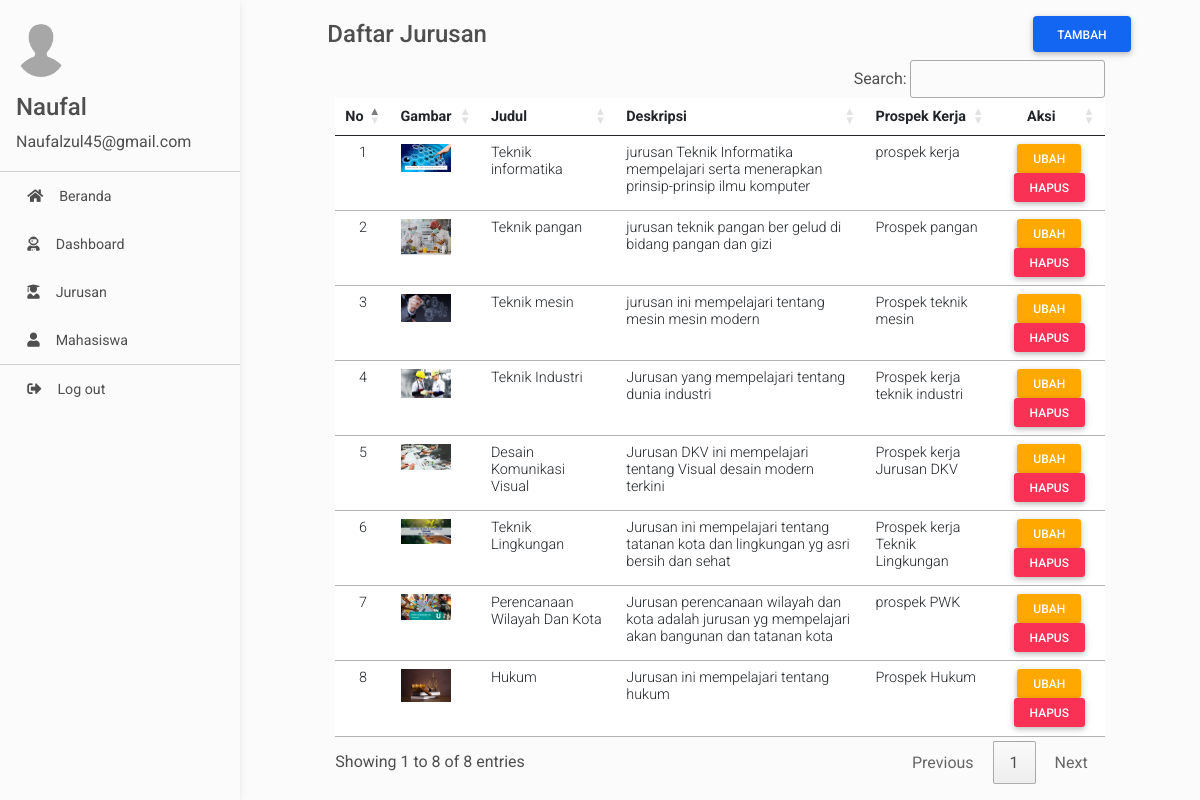
Page /admin/jurusan.php (signed in) on the committed database.
### tables this page shows
CREATE TABLE `jurusan` (
  `id` int(11) NOT NULL,
  `nama` varchar(30) NOT NULL,
  `deskripsi` varchar(500) NOT NULL,
  `prospek_kerja` varchar(500) NOT NULL,
  `gambar` varchar(500) NOT NULL
);

### admin/jurusan.php (the view, shortened to what this page needs)
<?php
  require('../config/database.php');
  $sql = "SELECT * FROM `jurusan`";
  $jurusan = mysqli_query($DB_CONNECTION, $sql);
?>
<html lang="en"><head>
    <link rel="stylesheet" href="https://use.fontawesome.com/releases/v5.11.2/css/all.css">
    <link rel="stylesheet" href="../css/admin/index.css">
    <link rel="stylesheet" href="../css/admin/index2.css">
    <link rel="stylesheet" href="//cdn.datatables.net/1.13.4/css/jquery.dataTables.min.css">
    <link rel="stylesheet" href="https://cdn.datatables.net/buttons/2.3.6/css/buttons.dataTables.min.css">
</head>
  <body>
    <div id="full-screen-example" class="sidenav bg-light sidenav-dark" data-color="dark" data-mode="side" data-hidden="false" data-scroll-container="#scrollContainer" style="width: 240px; height: 100vh; position: fixed; transition: all 0.3s linear 0s; transform: translateX(0%);">
      <div class="mt-4">
        <div id="header-content" class="pl-3">
          <img  src="../img/default.png" alt="avatar" class="rounded-circle img-fluid mb-3" style="max-width: 50px;">
          <h4>
            <span style="white-space: nowrap;"><?= $_SESSION['nama_depan']; ?></span>
          </h4>
          <p><?= $_SESSION['email']; ?></p>
        </div>
        <hr class="mb-0">
      </div>
      <div id="scrollContainer" class="ps ps--active-y" style="max-height: calc(100% - 245px); position: relative;">
        <ul class="sidenav-menu">
        <li class="sidenav-item">
            <a class="sidenav-link ripple-surface" href="../index.php" tabindex="1"> <i class="fas fa-home pr-3"></i>Beranda</a>
          </li>
          <li class="sidenav-item">
            <a class="sidenav-link ripple-surface" href="index.php" tabindex="1"> <i class="fas fa-user-astronaut pr-3"></i>Dashboard</a>
          </li>
          <li class="sidenav-item">
            <a class="sidenav-link ripple-surface" href="jurusan.php" tabindex="1"> <i class="fas fa-user-graduate pr-3"></i>Jurusan</a>
          </li>
          <li class="sidenav-item">
            <a class="sidenav-link ripple-surface" href="mahasiswa.php" tabindex="1"> <i class="fas fa-user pr-3"></i>Mahasiswa</a>
          </li>
        </ul>
        <hr class="m-0">
        <ul class="sidenav-menu">
          <li class="sidenav-item">
            <a class="sidenav-link ripple-surface" tabindex="1" href="../index.php"> <i class="fas fa-sign-out-alt pr-3"></i>Log out</a>
          </li>
        </ul>
      </div>
    </div>
    <div class="mdb-page-content page-intro bg-light">
      <div class="container-fluid py-3">
        <div class="row">
          <div class="col-8 offset-2 m-auto">
            <h4>Daftar Jurusan</h4>
          </div>
          <div class="col-2 float-right mb-2 mr-3">
            <a href="tambah-jurusan.php" class="btn btn-primary">Tambah</a>
          </div>
          <div class="col-10 m-auto">
            <table class="table" id="myTable">
              <thead>
                <tr>
                  <th scope="col">No</th>
                  <th scope="col">Gambar</th>
                  <th scope="col">Judul</th>
                  <th scope="col">Deskripsi</th>
                  <th scope="col">Prospek Kerja</th>
                  <th scope="col" class="text-center">Aksi</th>
                </tr>
              </thead>
              <tbody>
                <?php
                    $i = 1;
                    while($data = mysqli_fetch_array($jurusan)) {
                ?>
                    <tr>
                        <td class="text-center"><?php echo $i++; ?></td>
                        <td><img src="../img/jurusan/<?php echo $data['gambar']; ?>" class="img-fluid" width="50" height="50"></td>
                        <td><?php echo $data['nama']; ?></td>
                        <td><?php echo $data['deskripsi']; ?></td>
                        <td><?php echo $data['prospek_kerja']; ?></td>
                        <td class="text-center">
                            <a href="edit-jurusan.php?id=<?php echo $data['id']; ?>" class="btn btn-warning btn-sm">Ubah</a>
                            <a href="hapus-jurusan.php?id=<?php echo $data['id']; ?>" class="btn btn-danger btn-sm confirm">Hapus</a>
                        </td>
                    </tr>
                <?php
                    }
                ?>
              </tbody>
            </table>
          </div>
        </div>
      </div>
    </div>
</body></html>

### admin/jurusan.php (style rules this page uses)
.page-intro { background-color: white; width: 100vw; min-height: 100vh; }
img { max-width: 80%; }
.mdb-page-content { padding-left: 240px; transition: padding 0.3s linear; }

### rows in the picture
jurusan: gambar (picture), nama "Teknik informatika", deskripsi "jurusan Teknik Informatika mempelajari serta menerapkan prinsip-prinsip ilmu komputer", prospek_kerja "prospek kerja"
jurusan: gambar (picture), nama "Teknik pangan", deskripsi "jurusan teknik pangan ber gelud di bidang pangan dan gizi", prospek_kerja "Prospek pangan"
jurusan: gambar (picture), nama "Teknik mesin", deskripsi "jurusan ini mempelajari tentang mesin mesin modern", prospek_kerja "Prospek teknik mesin"
jurusan: gambar (picture), nama "Teknik Industri", deskripsi "Jurusan yang mempelajari tentang dunia industri", prospek_kerja "Prospek kerja teknik industri"
jurusan: gambar (picture), nama "Desain Komunikasi Visual", deskripsi "Jurusan DKV ini mempelajari tentang Visual desain modern terkini", prospek_kerja "Prospek kerja Jurusan DKV"
jurusan: gambar (picture), nama "Teknik Lingkungan", deskripsi "Jurusan ini mempelajari tentang tatanan kota dan lingkungan yg asri bersih dan sehat", prospek_kerja "Prospek kerja Teknik Lingkungan"
jurusan: gambar (picture), nama "Perencanaan Wilayah Dan Kota", deskripsi "Jurusan perencanaan wilayah dan kota adalah jurusan yg mempelajari akan bangunan dan tatanan kota", prospek_kerja "prospek PWK"
jurusan: gambar (picture), nama "Hukum", deskripsi "Jurusan ini mempelajari tentang hukum", prospek_kerja "Prospek Hukum"

### other values in the picture
$_SESSION['nama_depan'] "Naufal"
$_SESSION['email'] "Naufalzul45@gmail.com"
